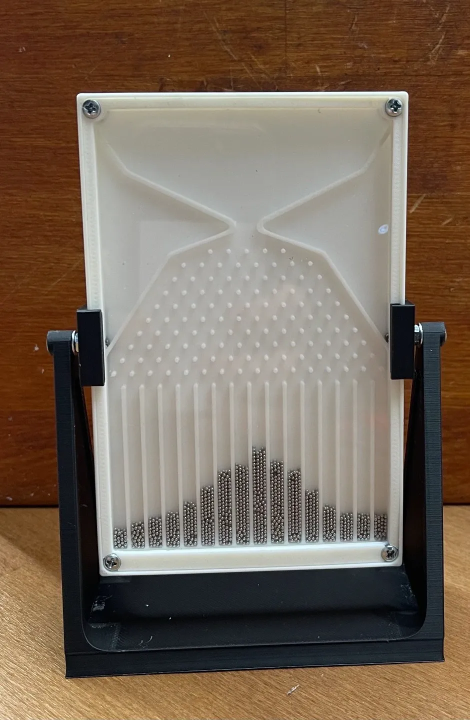
#> input picture analysis/reference/board_def_still.webp, 939 x 1440 px, given in place of board_def_still.png, which was not available (shown at 1/2 size)
$ python figures.py
#> lines starting #> are read from the running program, lines starting #| are printed output that depends on the picture; after the words box and inside, x2 and y2 are one past the last pixel; in counts of white or black regions, pixels touching at a corner belong together; pictures that were not available may be replaced by others from this repository, and a replacement may not be noted
### analysis/photo.py
"""Read a bucket distribution off a photograph of the real board.

The sim can be compared to a gaussian all day; what it hasn't been compared to
is the actual printed board. `analysis/reference/` has two independent
realisations -- a still and the last frame of the animation -- and between them
they give both a target shape and an estimate of how much of that shape is
sampling noise.

Balls are separated from plastic by local texture, not brightness: the balls are
specular, so their pixels run from near-black in the gaps to near-white on the
highlights, and no brightness threshold splits them. A ball region is
high-frequency, the plastic is smooth.

Bucket dividers are detected individually rather than assumed evenly spaced, so
mild perspective is absorbed rather than modelled.

    uv run python photo.py
"""

from __future__ import annotations

from dataclasses import dataclass
from pathlib import Path

import numpy as np

REFERENCE_DIR = Path(__file__).parent / "reference"

# The two photographs, with the crop that contains the bucket array. These are
# specific images, not a general pipeline -- the crop just has to contain the
# buckets and exclude the dark surroundings.
SOURCES = {
    "still": {
        "webp": "board_def_still.webp",
        "region": (820, 1130, 150, 830),
        "sd": 25,  # sharp enough for the texture mask
    },
    # last frame of the 30-frame animation: the same board, a separate run.
    # Lower texture threshold because it is far softer than the still.
    # Rows are the bucket array only: the peg field above and the rim below are
    # textured too, and including them made every column read as full height.
    "anim_last": {
        "webp": "board_def.webp",
        "frame": 30,
        "region": (358, 459, 70, 245),
        "sd": None,  # too soft for texture; threshold on darkness instead
    },
}


@dataclass
class PhotoProfile:
    name: str
    counts: np.ndarray  # ball-pixel area per bucket
    heights_mm: np.ndarray  # fill height per bucket
    px_per_mm: float
    n_buckets: int

    @property
    def probs(self) -> np.ndarray:
        return self.counts / self.counts.sum()


def _box_mean(a: np.ndarray, k: int) -> np.ndarray:
    p = np.pad(a, k // 2, mode="edge")
    c = np.pad(p.cumsum(0).cumsum(1), ((1, 0), (1, 0)))
    h, w = a.shape
    return (c[k : k + h, k : k + w] - c[0:h, k : k + w] - c[k : k + h, 0:w] + c[0:h, 0:w]) / (k * k)


def ball_mask(gray: np.ndarray, sd_threshold: float, k: int = 7) -> np.ndarray:
    """Ball pixels = locally high-variance pixels.

    Works on the sharp still, where each ball is a distinct sphere. Fails on the
    animation frame: at that resolution the fin edges are the highest-contrast
    thing in the picture, so every column reads as full. Use `dark_mask` there.
    """
    mu = _box_mean(gray, k)
    sd = np.sqrt(np.maximum(_box_mean(gray**2, k) - mu**2, 0))
    return sd > sd_threshold


# [10 lines left out: function otsu, not called in this run]


def dark_mask(gray: np.ndarray) -> np.ndarray:
    """Ball pixels = pixels darker than the plastic, split adaptively."""
    return gray < otsu(gray)


def find_dividers(profile: np.ndarray, n_fins: int = 15) -> tuple[np.ndarray, float]:
    """Divider positions and bucket pitch, by fitting a rigid comb.

    Detecting each divider as a local minimum works on the high-resolution
    still, but not on the animation frame, where a 1.05mm fin is about two
    pixels wide. Fitting the whole array at once -- position and pitch, with the
    fin count known from the CAD -- uses every divider to constrain both
    parameters, and it is not derailed by the board rim or the stand.

    `profile` is ball pixels per column, and the teeth are scored to land in the
    gaps *between* ball columns. Fitting to column brightness instead (teeth on
    the bright fins) looks equivalent but is not: the board's rim is bright too,
    so on the still it locked one bucket to the right, dropping a real bucket
    and reading the rim as the sixteenth. Both fits were checked by drawing them
    over the photo.
    """
    width = len(profile)
    nominal = width / (n_fins + 2)  # roughly: fins plus the two edge buckets
    best = None
    for pitch in np.arange(nominal * 0.6, nominal * 1.5, max(nominal * 0.002, 0.02)):
        span = (n_fins - 1) * pitch
        if span >= width - 1:
            continue
        for x0 in np.arange(0, width - span - 1, 0.2):
            at = np.round(x0 + pitch * np.arange(n_fins)).astype(int)
            between = np.round(x0 + pitch * (np.arange(n_fins - 1) + 0.5)).astype(int)
            score = profile[between].mean() - profile[at].mean()
            if best is None or score > best[0]:
                best = (score, x0, pitch)

    if best is None:
        raise ValueError("could not fit a divider comb -- is the crop right?")
    _, x0, pitch = best
    return np.round(x0 + pitch * np.arange(n_fins)).astype(int), float(pitch)


def _as_png(webp: str, frame: int | None = None) -> str:
    """WebP -> PNG via the system tools, since Pillow can't read animated WebP.

    `board_def.webp` is an animated WebP despite its history as a .gif, so its
    frames come out through webpmux rather than ffmpeg.
    """
    import subprocess
    import tempfile

    src = REFERENCE_DIR / webp
    tmp = Path(tempfile.gettempdir())
    out = tmp / f"{Path(webp).stem}{'' if frame is None else f'_f{frame}'}.png"

    if frame is not None:
        stage = tmp / f"{Path(webp).stem}_f{frame}.webp"
        subprocess.run(["webpmux", "-get", "frame", str(frame), str(src), "-o", str(stage)],
                       check=True, capture_output=True)
        src = stage
    subprocess.run(["sips", "-s", "format", "png", str(src), "--out", str(out)],
                   check=True, capture_output=True)
    return str(out)


# [45 lines left out: function extract, not called in this run]


def load_profiles() -> dict[str, PhotoProfile]:
    return {name: extract(name, **cfg) for name, cfg in SOURCES.items()}


# [9 lines left out: function moments, not called in this run]


def earth_mover(a: np.ndarray, b: np.ndarray, centers: np.ndarray) -> float:
    """Distance between two bucket distributions, in mm."""
    return float((np.abs(np.cumsum(a) - np.cumsum(b))[:-1] * np.diff(centers)).sum())


# [18 lines left out: function sim_baseline_profiles, not called in this run]


# [44 lines that do not run on import are left out]

### analysis/geometry.py
"""Bucket geometry read straight out of the board STL.

The analysis used to bin ball positions with `np.linspace(x.min(), x.max(), 17)`,
which makes the bin edges a function of the data: a run with one stray ball gets
different bins than a run without, so moments aren't comparable across the very
parameter settings a sweep varies. The buckets are physical objects with fixed
positions, so read them off the mesh instead.

Run `uv run python geometry.py` to print what it found for each board.
"""

from __future__ import annotations

import struct
from dataclasses import dataclass
from functools import lru_cache
from pathlib import Path

import numpy as np

MODELS_DIR = Path(__file__).parent.parent / "cad" / "models" / "from-stl"


def model_files() -> dict[str, Path]:
    """Board name -> STL, discovered the same way from-stl.js discovers them.

    Both sides glob this directory and strip underscores from the basename, so
    dropping a new .stl in makes it selectable in the sim (`?model=`), sweepable
    (`--model`), and analysable here, with nothing to register in either place.
    """
    return {p.stem.replace("_", ""): p for p in sorted(MODELS_DIR.glob("*.stl"))}

# a face is treated as part of a divider fin if its normal is this close to +/-x
X_FACING = 0.99
# two x-facing planes closer than this are candidates for the two sides of a fin
MAX_FIN_THICKNESS = 2.0
# x positions within this distance are the same plane
CLUSTER_TOL = 0.3


@dataclass(frozen=True)
class BoardGeometry:
    """Bucket layout in simulation coordinates."""

    model: str
    bucket_edges: np.ndarray  # (n_buckets + 1,) x positions of the fin centers
    bucket_top_y: float  # top of the divider fins -- a ball below this is caught
    bucket_floor_y: float  # bottom of the fins
    fin_thickness: float
    pitch: float

    @property
    def n_buckets(self) -> int:
        return len(self.bucket_edges) - 1

    @property
    def centers(self) -> np.ndarray:
        return 0.5 * (self.bucket_edges[:-1] + self.bucket_edges[1:])

    @property
    def widths(self) -> np.ndarray:
        return np.diff(self.bucket_edges)


# [77 lines left out: functions _load_triangles, _cluster, _fin_centers, not called in this run]


@lru_cache(maxsize=None)
def load_geometry(model: str | Path = "boarddef") -> BoardGeometry:
    """Derive the bucket layout for a board.

    Takes a registered board name or a path to any STL, so a candidate board
    can be measured before it's moved into cad/models/from-stl.
    """
    if isinstance(model, Path):
        path, name = model, model.stem.replace("_", "")
    else:
        available = model_files()
        if model not in available:
            raise KeyError(f"unknown model {model!r}; have {sorted(available)}")
        path, name = available[model], model

    triangles, normals = _load_triangles(path)
    centroids = triangles.mean(axis=1)
    x_facing = np.abs(normals[:, 0]) > X_FACING

    # Cluster only within a slab at the bottom of the board. Over the whole
    # board there are enough x-facing triangles that clustering invents a
    # regular lattice out of unrelated shell features; down here the bucket
    # dividers are the only repeated structure. Any slab inside the array works.
    #
    # Selected by whether a triangle *reaches* into the slab, not by where its
    # centroid is: a fin face is a tall rectangle, so its two triangles have
    # centroids near mid-height, and a centroid test would keep or drop a fin
    # depending on how the exporter happened to split the rectangle.
    y_lo, y_hi = triangles[..., 1].min(), triangles[..., 1].max()
    reaches_bottom = triangles[:, :, 1].min(axis=1) < y_lo + 0.2 * (y_hi - y_lo)
    slab = x_facing & reaches_bottom

    planes = _cluster(centroids[slab][:, 0])
    fin_centers, thickness, pitch = _fin_centers(planes)

    # The fins are tall flat plates. Other small x-facing features share their x
    # positions, so pick out the plates by their vertical extent rather than
    # taking everything at that x -- otherwise the array looks ~7mm taller.
    on_fin = x_facing & (
        np.abs(centroids[:, 0][:, None] - fin_centers[None, :]).min(axis=1) <= thickness
    )
    fin_tris = triangles[on_fin]
    extent = fin_tris[:, :, 1].max(axis=1) - fin_tris[:, :, 1].min(axis=1)
    fin_y = fin_tris[extent > 0.25 * extent.max()][:, :, 1]

    # The array is closed at each end by the board's side wall, not by a fin.
    # Taking simply the nearest x-facing plane outboard of the last fin is what
    # this used to do, and it was wrong: the board carries small outward-facing
    # lips a millimetre or so inboard of the real wall, which made both edge
    # buckets look ~1.8mm narrower than they are. A wall face is identified the
    # way a fin face is -- it points *into* the cavity, and it spans the array.
    fin_top, fin_bottom = float(fin_y.max()), float(fin_y.min())
    min_span = 0.5 * (fin_top - fin_bottom)

    # [24 lines left out: function wall_face, not called in this run]

    # place the edge half a fin-thickness beyond the wall face, so that every
    # bucket centre is the midpoint of the span a ball can actually occupy --
    # the same thing a fin centre gives for the interior buckets
    edges = np.concatenate([
        [wall_face(-1) - thickness / 2],
        fin_centers,
        [wall_face(+1) + thickness / 2],
    ])

    return BoardGeometry(
        model=name,
        bucket_edges=edges,
        bucket_top_y=float(fin_y.max()),
        bucket_floor_y=float(fin_y.min()),
        fin_thickness=thickness,
        pitch=pitch,
    )


# [12 lines that do not run on import are left out]

### analysis/figures.py
"""Render the figures behind the photo analysis, so the extraction can be checked by eye.

Every claim photo.py makes about the real board rests on two decisions: which
pixels are ball, and where the dividers are. Both were wrong at first in ways
the numbers alone didn't reveal -- so each one gets drawn back over the
photograph here.

    uv run python figures.py

Writes PNGs into analysis/figures/ and the numbers behind them into
figures/data.json, which the report reads.
"""

from __future__ import annotations

import json
from pathlib import Path

import numpy as np
from PIL import Image, ImageDraw

from photo import SOURCES, _as_png, ball_mask, dark_mask, find_dividers, otsu

FIG_DIR = Path(__file__).parent / "figures"

BALL_TINT = (255, 96, 64)
COMB_GOOD = (64, 220, 120)
COMB_BAD = (255, 72, 72)


def load_crop(cfg: dict) -> np.ndarray:
    gray = np.asarray(
        Image.open(_as_png(cfg["webp"], cfg.get("frame"))).convert("L"), dtype=float
    )
    r0, r1, c0, c1 = cfg["region"]
    return gray[r0:r1, c0:c1]


# [30 lines left out: functions tinted, upscale, draw_comb, label_buckets, not called in this run]


def bucket_edges_from(dividers, pitch_px, edge_bucket_mm=None, pitch_mm=None, width=None):
    """Close the detected fin array with the two outer edges.

    Widths come from the board geometry, matching photo.extract -- the edge
    bucket is very nearly as wide as the interior ones, and hardcoding it
    narrower drew the dashed edges straight through the outer ball columns.
    """
    from geometry import load_geometry

    geom = load_geometry("boarddef")
    pitch_mm = geom.pitch if pitch_mm is None else pitch_mm
    edge_bucket_mm = float(geom.widths[0]) if edge_bucket_mm is None else edge_bucket_mm
    edge_px = edge_bucket_mm * (pitch_px / pitch_mm)
    edges = np.concatenate([[dividers[0] - edge_px], dividers, [dividers[-1] + edge_px]])
    return np.clip(np.round(edges).astype(int), 0, (width - 1) if width else None)


# --- figure 1: how the still was read ------------------------------------

def fig_still_overlay(out: Path) -> dict:
    cfg = SOURCES["still"]
    crop = load_crop(cfg)
#> in load_crop, `gray = np.asarray( Image.open(_as_png(cfg["webp"], cfg.get("frame")))...`:
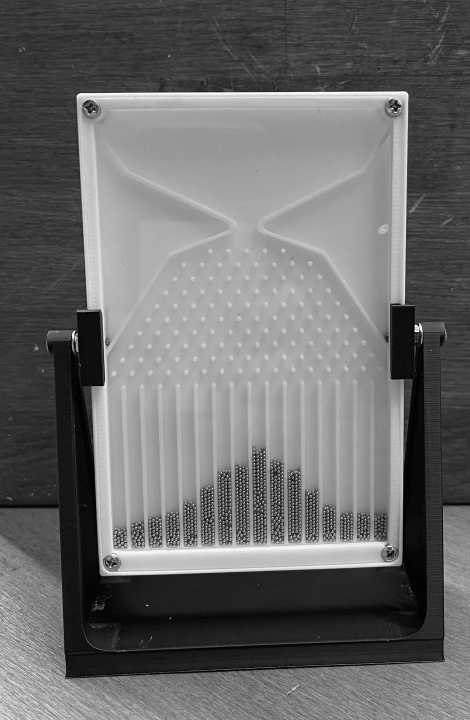
#> gray: shape (1440, 939) float64 (shown at 1/2 size); min 0, max 255, mean 106.6
    mask = ball_mask(crop, cfg["sd"])
#> in _box_mean, `p = np.pad(a, k // 2, mode="edge")`:
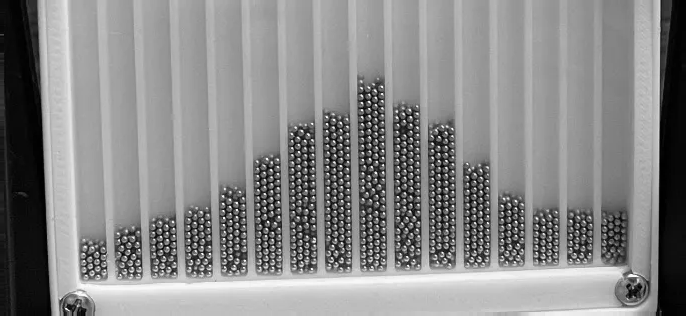
#> p: shape (316, 686) float64; min 0, max 255, mean 135
#> in _box_mean, `c = np.pad(p.cumsum(0).cumsum(1), ((1, 0), (1, 0)))`:
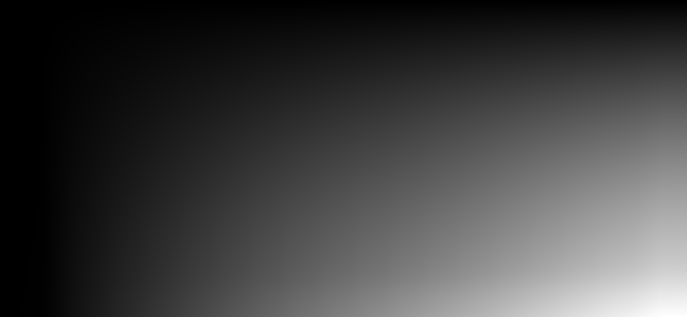
#> c: shape (317, 687) float64; min 0, max 29262375, mean 7417073.9; drawn with min black and max white
#> call 2 of _box_mean, with k = 7
#> in _box_mean (call 2), `p = np.pad(a, k // 2, mode="edge")`:
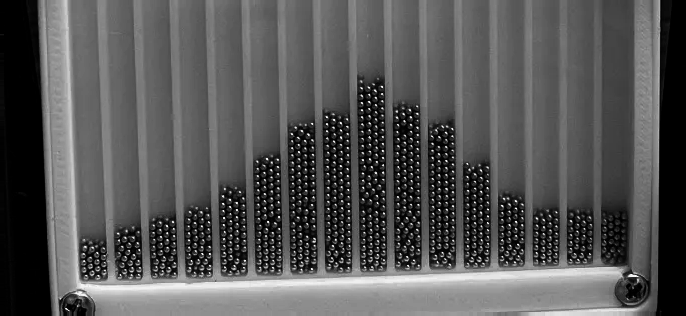
#> p: shape (316, 686) float64; min 0, max 65025, mean 21738.5; drawn with min black and max white
#> in _box_mean (call 2), `p = np.pad(a, k // 2, mode="edge")`:
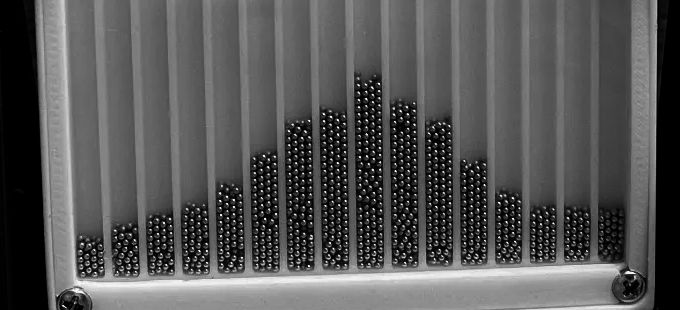
#> a: shape (310, 680) float64; min 0, max 65025, mean 21792.9; drawn with min black and max white
#> in ball_mask, `sd = np.sqrt(np.maximum(_box_mean(gray**2, k) - mu**2, 0))`:
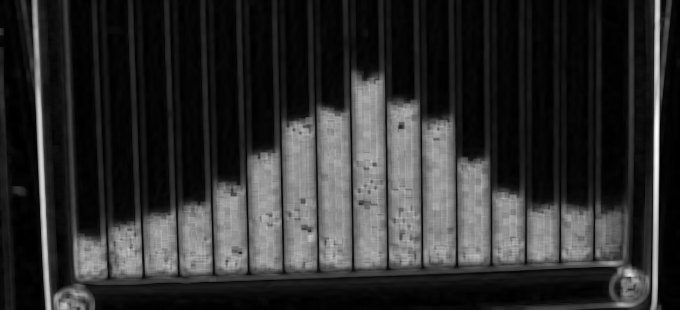
#> sd: shape (310, 680) float64; min 0, max 90.47, mean 16.9; drawn with min black and max white
#> in ball_mask, `return sd > sd_threshold`:
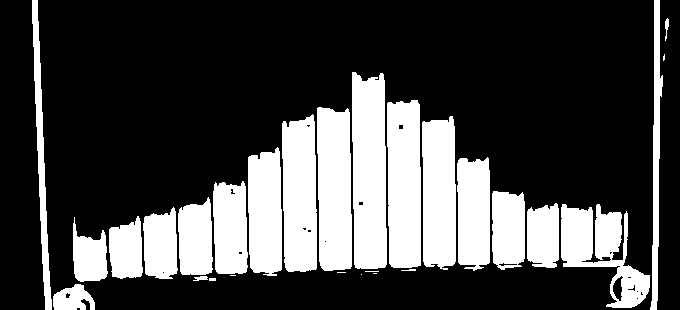
#> returned value: shape (310, 680) bool; 27.6% white; 28 white regions (6 under 20 px), largest, box (x1, y1, x2, y2) and area: (352, 72, 387, 269) 6293, (387, 100, 421, 268) 5378, (317, 107, 352, 271) 5265
    profile = mask.sum(axis=0).astype(float)
    dividers, pitch_px = find_dividers(profile)
    edges = bucket_edges_from(dividers, pitch_px, width=crop.shape[1])

    img = tinted(crop, mask)
    draw_comb(img, dividers, COMB_GOOD)
    draw_comb(img, [edges[0], edges[-1]], COMB_GOOD, dash=True)
    label_buckets(img, edges)
    img.save(out)

    return {
        "px_per_mm": pitch_px / 4.8,
        "pitch_px": pitch_px,
        "size": list(crop.shape),
        "profile": profile.tolist(),
        "dividers": dividers.tolist(),
        "edges": edges.tolist(),
    }


# --- figure 2: texture vs brightness, on both images ---------------------

# [74 lines left out: functions fig_mask_comparison, fig_comb_fit, not called in this run]


def main():
    FIG_DIR.mkdir(exist_ok=True)
    data = {
        "still_overlay": fig_still_overlay(FIG_DIR / "still_overlay.png"),
        "mask_comparison": fig_mask_comparison(FIG_DIR / "mask_comparison.png"),
        "comb_fit": fig_comb_fit(FIG_DIR / "comb_fit.png"),
    }
#> in fig_still_overlay, `profile = mask.sum(axis=0).astype(float)`: profile = 680 values, max 310 at index 654, min 0 at index 0, mean 85.6
#> in find_dividers, `width = len(profile)`: width = 680
#> in find_dividers, `nominal = width / (n_fins + 2)`: nominal = 40
#> after the loop in find_dividers, `for pitch in np.arange(nominal * 0.6, nominal * 1.5, max(nominal * 0.0..`: best = (92.44, 108.4, 34.72)
#> in find_dividers, `_, x0, pitch = best`: x0 = 108.4; pitch = 34.72
#> in fig_still_overlay, `dividers, pitch_px = find_dividers(profile)`: dividers = [108, 143, 178, 213, 247, 282, 317, 351, 386, 421, 456, 490, 525, 560, 594]; pitch_px = 34.72
    (FIG_DIR / "data.json").write_text(json.dumps(data, indent=2))

    print(f"wrote figures to {FIG_DIR}")
    s = data["still_overlay"]
    print(f"  still: {s['size'][1]}x{s['size'][0]} px, {s['px_per_mm']:.2f} px/mm")
    c = data["comb_fit"]
    print(f"  comb fit offset: {c['offset_px']:.1f} px = {c['offset_buckets']:.2f} buckets")
    for name, m in data["mask_comparison"].items():
        print(f"  {name}: texture covers {m['texture_fill']:.1%} (col cv {m['texture_col_cv']:.2f}), "
              f"brightness {m['dark_fill']:.1%} (col cv {m['dark_col_cv']:.2f})")


if __name__ == "__main__":
#> (the run stopped early here; a loop or call above may not have finished)
